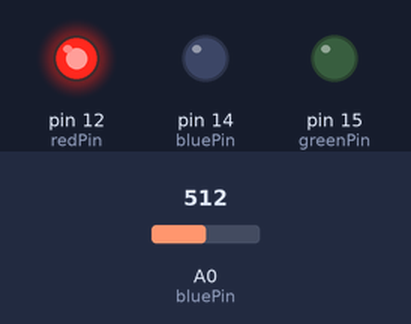
Bench run of a sketch on a simulated Arduino Uno, built with avr-gcc and run on an emulated ATmega328P. Parts: output pins drawn as LEDs (lit = HIGH). The inputs (shaded band) are chosen by the test bench; at power-on: A0 (bluePin) = 512.

Above: at 1.2 s.
1.3 s: A0 (bluePin) set to 494
At 2.0 s:
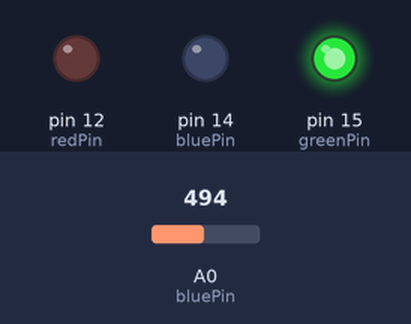
2.8 s: A0 (bluePin) set to 716
At 3.2 s:
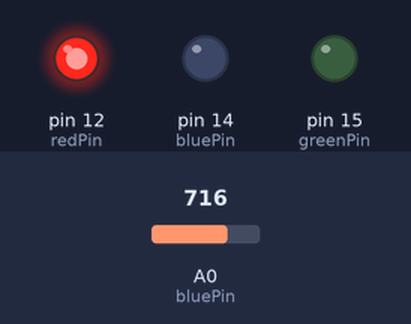
4.3 s: A0 (bluePin) set to 511
At 5.2 s:
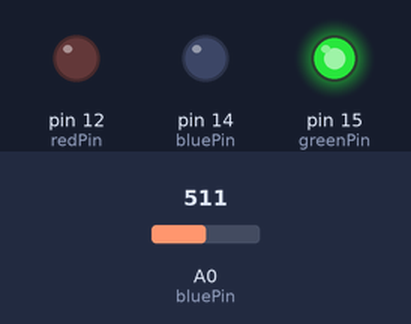
Timing chart, 0 to 7.3 s (numbered marks = the images above; inputs shaded):
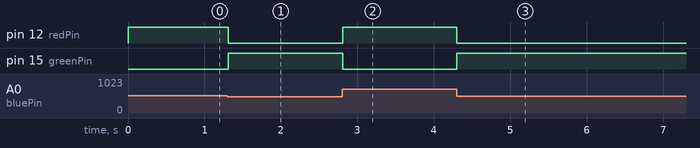

The sketch:

sketch_sep07d.ino
```cpp
int redPin =  12;
int greenPin =  15;
int bluePin =  14;

void setup()   {
  pinMode(redPin, OUTPUT);
  pinMode(greenPin, OUTPUT);
  pinMode(bluePin, OUTPUT);
}

int redIntensity = 0;

void loop()
{
  // read the pot position
  redIntensity = analogRead(0) / 4;

  // set all 3 pins to the desired intensity
  analogWrite(redPin, redIntensity);
  analogWrite(greenPin, 255 - redIntensity);
  analogWrite(bluePin, 0);

  // remain at this color, but not for very long
  delay(10);
}
```

Measured:
- the behaviour switches between 512 and 511 on A0 (bluePin) (found by bisection; images 0 and 1)
- after the input at 1.3 s, pin 12 (redPin): HIGH → LOW at once; pin 15 (greenPin): LOW → HIGH at once
- after the input at 2.8 s, pin 12 (redPin): LOW → HIGH at once; pin 15 (greenPin): HIGH → LOW at once
- after the input at 4.3 s, pin 12 (redPin): HIGH → LOW at once; pin 15 (greenPin): LOW → HIGH at once
